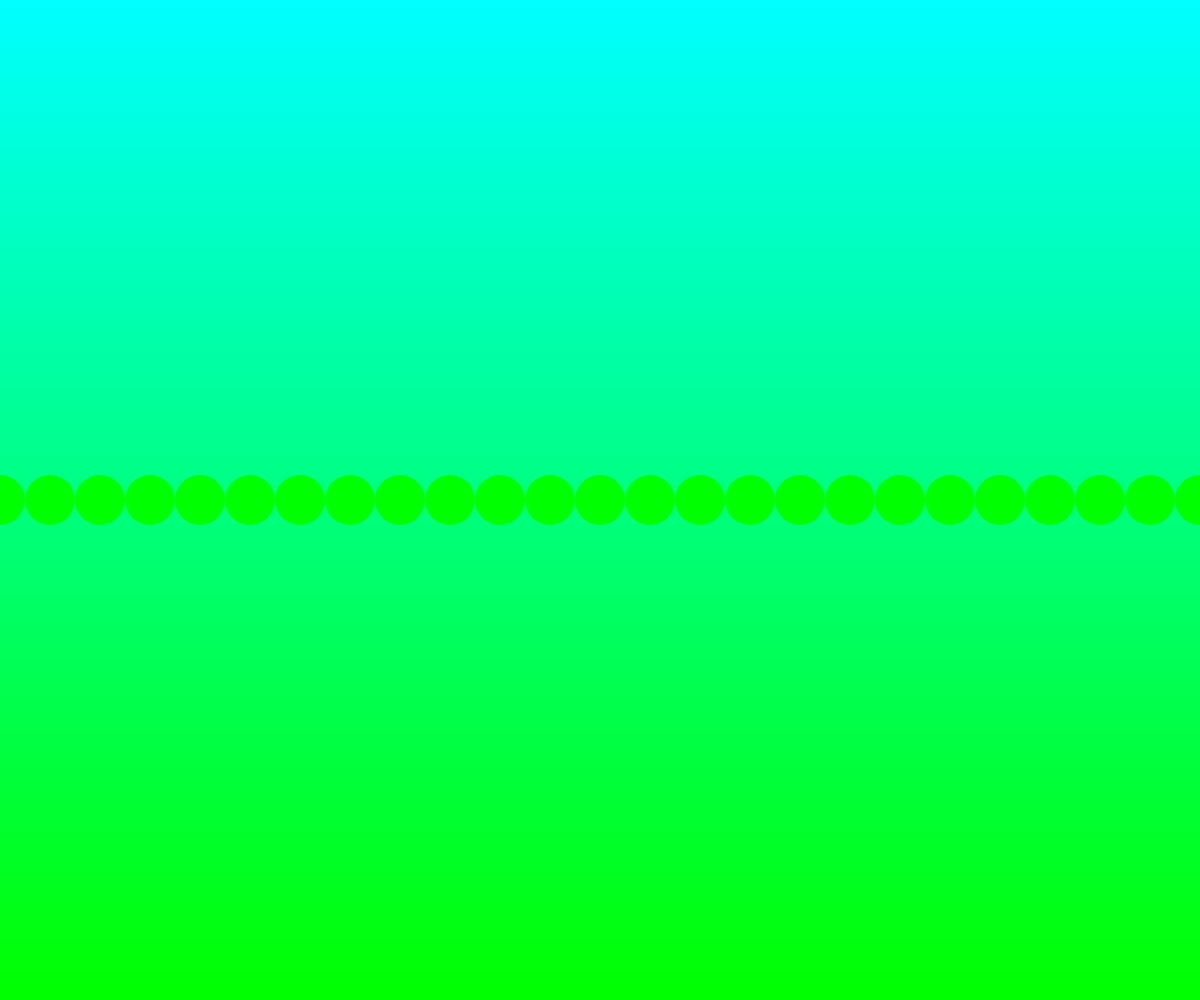
Frame 1 (no input)
Frame 60 (no input): identical to frame 1, image omitted
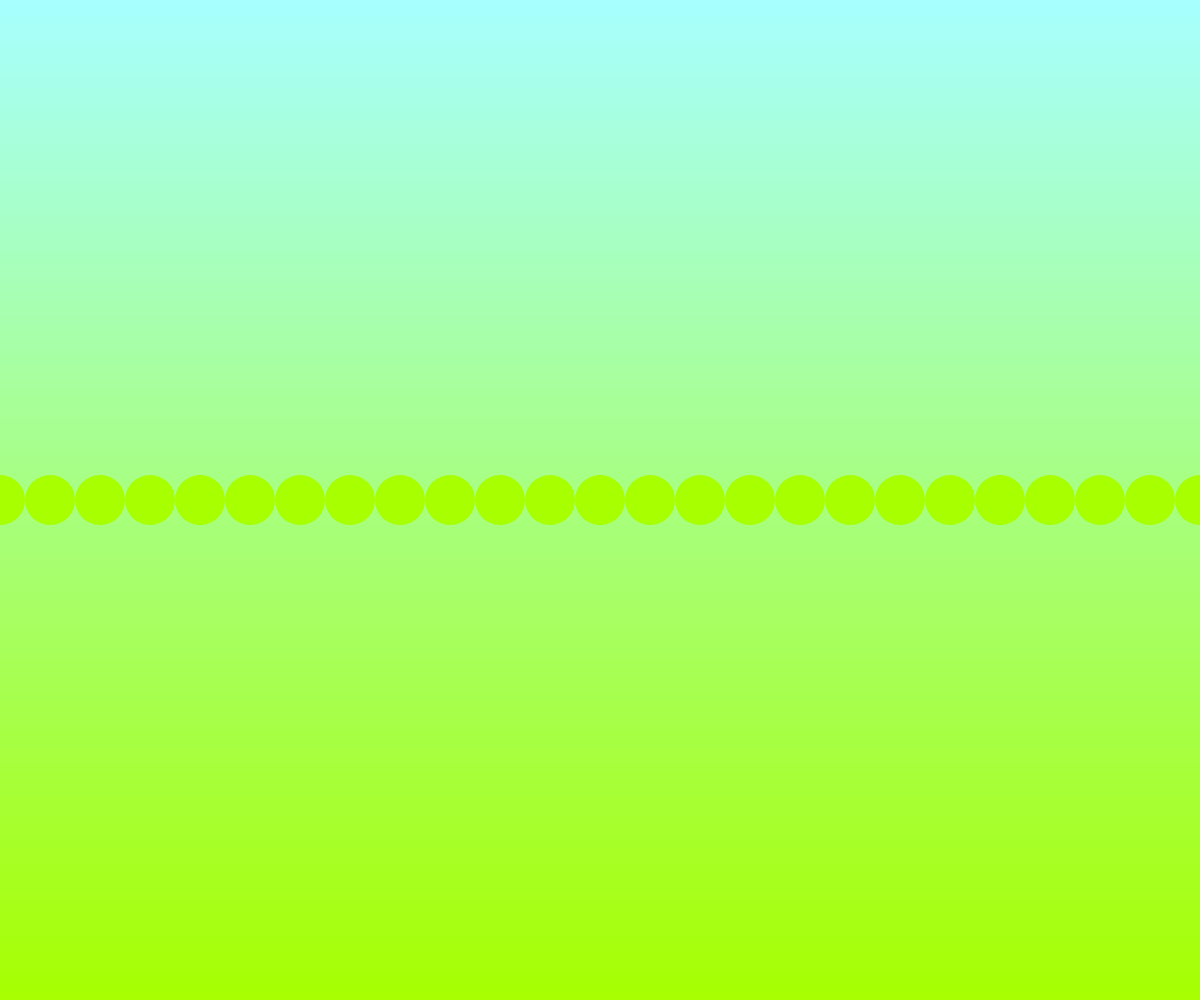
Frame 120 (the mouse pressed at the canvas centre since frame 60)

The p5.js sketch that drew these frames (run headless with seeded random() and noise() and a simulated clock; from frame 60 on, the mouse is pressed at the canvas centre):

// p5.js sketch
// ── sketch.js
// Drawin with single loops
// Your Name
// Date
//
// Extra for Experts:
// - describe what you did to take this project "above and beyond"


function setup() {
  createCanvas(windowWidth, windowHeight);
}

function draw() {
  gradientBackground();
  circleLine();
  
}

function gradientBackground(){
  //create a gradient to use as a background
  let h = 1;

  //use loop to draw vertical stack of rectangles
  for(let y = 0; y < height; y += h){
    
    noStroke();
    let mappedY = map(y,0,height,0,255);
    let reversedY = map(y,0,height,255, 0);
    fill(mouseY/3, 255, reversedY);
    rect(0, y, width, h);


  }


}





function circleLine(){
  //use a loop(for or while) to draw a line
  //of circles side by side
  let d = 50; // diameter of each circle
  let y = height/2;
  let xStart = 0;
  let xEnd = width + 20;

  //use a loop to draw
  //results in a single image, no animation
  for(let x = xStart; x <= xEnd; x+=d){
    //x: 0, 40, 80, 120, 160, 200
    circle(x, y, d);
  }
}
